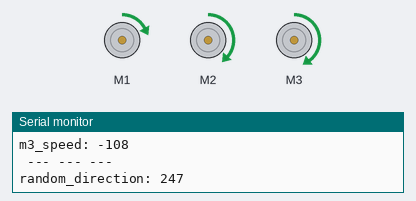
Recording of a sketch running on a simulated Arduino Uno, built with avr-gcc and run on an emulated ATmega328P. Parts: 3 × DC motor (green arrow = forward, orange = backward, longer = faster), the last lines printed to the serial monitor. Random numbers use the default seed unless the sketch sets one.

Above: at 0.1 s.
At 5.3 s:
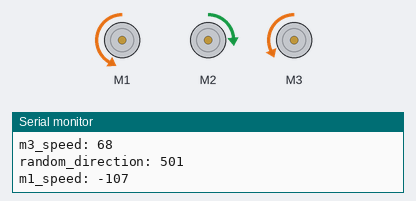
At 9.5 s:
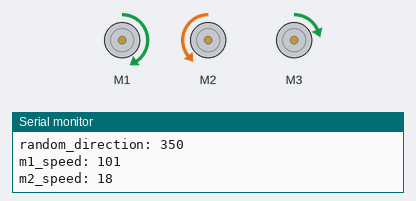
At 18.9 s:
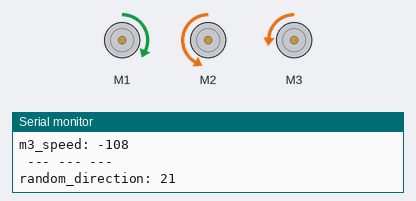
At 28.3 s:
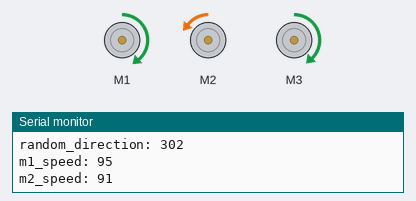
At 38.8 s:
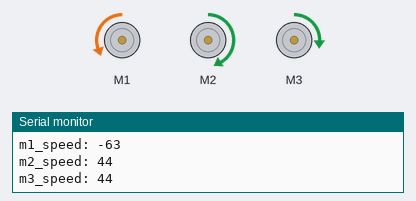
Timing chart, 0 to 40.0 s (numbered marks = the images above):
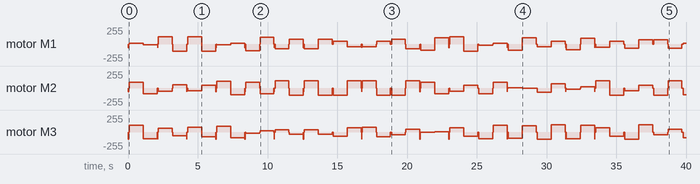

The sketch:

tribot.ino
```cpp
#include <Adafruit_MotorShield.h>
#include <Servo.h>
#include <stdlib.h> // for choosing random numbers
#include <math.h>

Adafruit_MotorShield AFMS = Adafruit_MotorShield();

Adafruit_DCMotor* motor1 = AFMS.getMotor(1);
Adafruit_DCMotor* motor2 = AFMS.getMotor(2);
Adafruit_DCMotor* motor3 = AFMS.getMotor(3);


void setup(){
  Serial.begin(9600);
  Serial.println("check0");

  if (!AFMS.begin()) {         // create with the default frequency 1.6KHz
  // if (!AFMS.begin(1000)) {  // OR with a different frequency, say 1KHz
    Serial.println("Could not find Motor Shield. Check wiring.");
    while (1);
  }
  Serial.println("Motor Shield found.");

  motor1->setSpeed(0);
//  motor1->run(FORWARD);
  motor1->run(RELEASE);
  motor2->setSpeed(0);
//  motor2->run(FORWARD);
  motor2->run(RELEASE);
  motor3->setSpeed(0);
// motor3->run(FORWARD);
  motor3->run(RELEASE);
}

void goDirection(int heading){
   float speed_multiplier = .425;
   float radians_heading = (heading + 90) * PI / 180;
   int m1_speed = (int) (speed_multiplier * 255 * sin(radians_heading + PI/6));
   int m2_speed = (int) (speed_multiplier * 255 * cos(radians_heading + PI/3));
   int m3_speed = (int) (speed_multiplier * 255 * cos(radians_heading));

   motor1->run(RELEASE);
   motor2->run(RELEASE);
   motor3->run(RELEASE);
   delay(10);

   Serial.print("m1_speed: ");Serial.println(m1_speed);
   Serial.print("m2_speed: ");Serial.println(m3_speed);
   Serial.print("m3_speed: ");Serial.println(m3_speed);

   if (m1_speed < 0){ m1_speed = -m1_speed; motor1->run(BACKWARD); }
   else             { motor1->run(FORWARD);}
   if (m2_speed < 0){ m2_speed = -m2_speed; motor2->run(BACKWARD); }
   else             { motor2->run(FORWARD);}
   if (m3_speed < 0){ m3_speed = -m3_speed; motor3->run(BACKWARD); }
   else             { motor3->run(FORWARD);}

   motor1->setSpeed(m1_speed);
   motor2->setSpeed(m2_speed);
   motor3->setSpeed(m3_speed);
}

void loop(){
  goDirection(90);
  int random_direction = rand() % 360;
  Serial.println(" --- --- --- ");
  Serial.print("random_direction: ");Serial.println(random_direction);
  goDirection(random_direction);
  delay(1000);
  Serial.print("random_direction: ");Serial.println(random_direction+180);
  goDirection(random_direction + 180);
  delay(1000);
}
```
